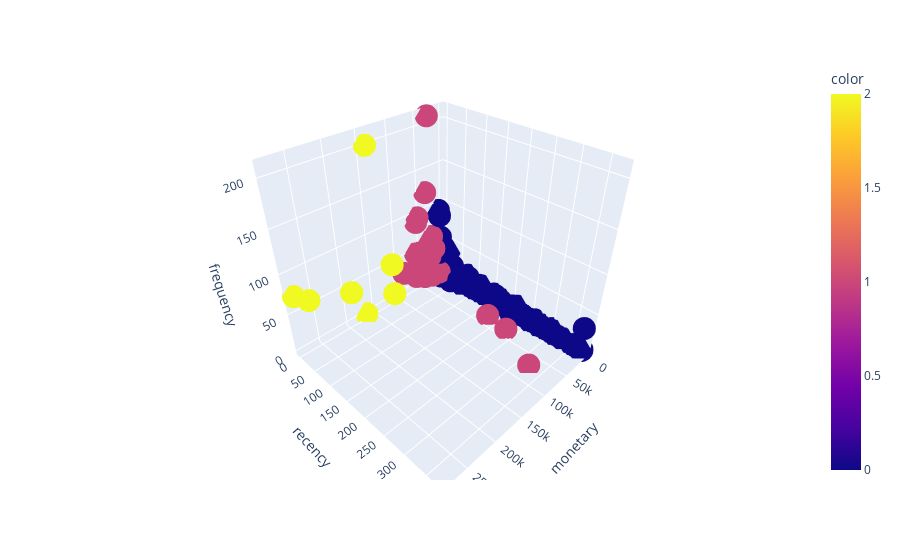

Here is the notebook cell this chart was saved with:
### Code cell
px.scatter_3d(df9, x='monetary', y='recency', z='frequency', color=labels)

### Figure 1 — Plotly figure (JSON) as saved in the notebook; plotly's stock layout.template omitted (floating-point values rounded to 4 significant figures; data arrays with more than 128 entries replaced by an {"elided": "..."} marker saying what was removed)
{"data": [{"hovertemplate": "monetary=%{x}<br>recency=%{y}<br>frequency=%{z}<br>color=%{marker.color}<extra></extra>", "legendgroup": "", "marker": {"color": {"elided": "4339 int values"}, "coloraxis": "coloraxis", "symbol": "circle"}, "mode": "markers", "name": "", "scene": "scene", "showlegend": false, "type": "scatter3d", "x": {"elided": "4339 float values"}, "y": {"elided": "4339 int values"}, "z": {"elided": "4339 int values"}}], "layout": {"coloraxis": {"colorbar": {"title": {"text": "color"}}, "colorscale": [[0, "#0d0887"], [0.1111, "#46039f"], [0.2222, "#7201a8"], [0.3333, "#9c179e"], [0.4444, "#bd3786"], [0.5556, "#d8576b"], [0.6667, "#ed7953"], [0.7778, "#fb9f3a"], [0.8889, "#fdca26"], [1, "#f0f921"]]}, "legend": {"tracegroupgap": 0}, "margin": {"t": 60}, "scene": {"domain": {"x": [0, 1], "y": [0, 1]}, "xaxis": {"title": {"text": "monetary"}}, "yaxis": {"title": {"text": "recency"}}, "zaxis": {"title": {"text": "frequency"}}}}}
